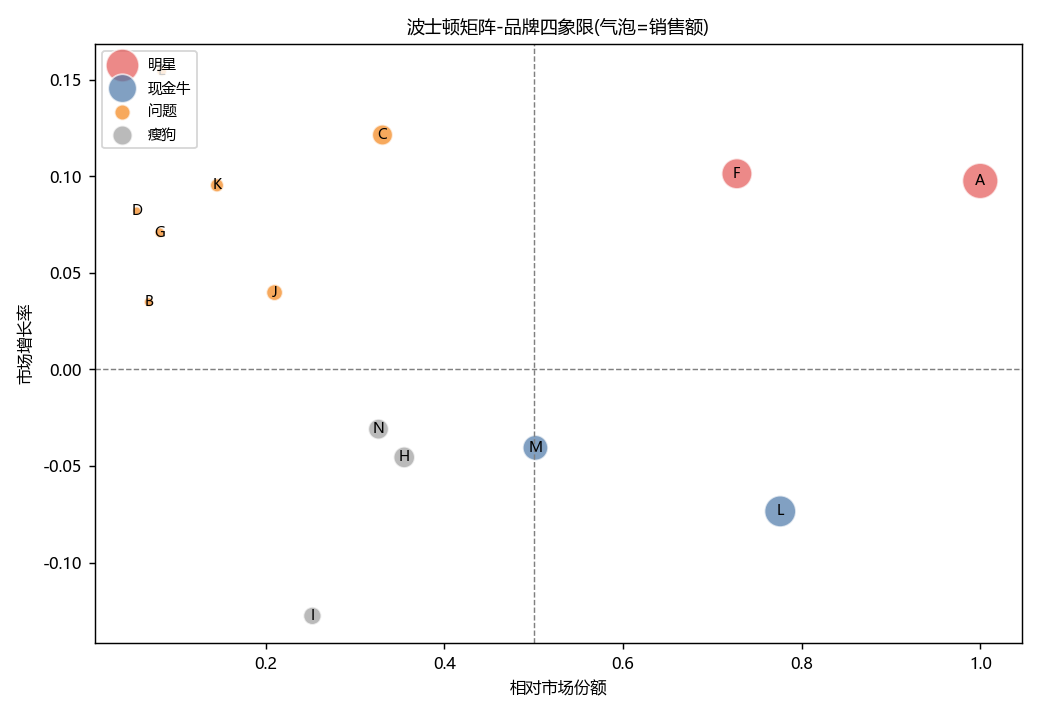

Source code (Python):
"""第2章 波士顿矩阵 -> Python
原素材: 1-1波士顿矩阵-参考.xlsx (销售表9284行, 14品牌, 2021-07~08)
内涵: 波士顿矩阵以"相对市场份额"(横轴)和"市场增长率"(纵轴)把品牌分入四象限:
      明星(高份额高增长)/现金牛(高份额低增长)/问题(低份额高增长)/瘦狗(低份额低增长),
      指导品牌资源配置。用7月vs8月销售额算增长率, 份额=品牌销售额/总销售额。
"""
from pathlib import Path
import pandas as pd
import numpy as np
import matplotlib.pyplot as plt

plt.rcParams['font.sans-serif'] = ['Microsoft YaHei']
plt.rcParams['axes.unicode_minus'] = False
plt.rcParams['font.size'] = 9

ROOT = Path(__file__).resolve().parent.parent
F = ROOT / "CDA 教材资料2025" / "1《CDA 一级认证教材：商业数据分析》" / "第2章 数据分析方法" / "1、分析的基础范式" / "data-有答案" / "1-1波士顿矩阵-参考.xlsx"
df = pd.read_excel(F, sheet_name="销售表")
df["销售日期"] = pd.to_datetime(df["销售日期"])
df["月"] = df["销售日期"].dt.month

g7 = df[df["月"] == 7].groupby("品牌")["订单金额"].sum()
g8 = df[df["月"] == 8].groupby("品牌")["订单金额"].sum()
total = g7.add(g8, fill_value=0)
share = total / total.sum()
rel_share = share / share.max()
growth = (g8 / g7 - 1).replace([np.inf, -np.inf], np.nan).fillna(0)

res = pd.DataFrame({"销售额": total, "相对份额": rel_share, "增长率": growth})
def quad(r):
    return ("明星" if r["相对份额"] >= 0.5 and r["增长率"] >= 0 else
            "现金牛" if r["相对份额"] >= 0.5 and r["增长率"] < 0 else
            "问题" if r["相对份额"] < 0.5 and r["增长率"] >= 0 else "瘦狗")
res["象限"] = res.apply(quad, axis=1)
print("== 波士顿矩阵品牌分类 ==")
print(res.sort_values("销售额", ascending=False).to_string())
print("\n各象限品牌数:\n", res["象限"].value_counts().to_string())

color = {"明星": "#E45756", "现金牛": "#4C78A8", "问题": "#F58518", "瘦狗": "#9D9D9D"}
fig, ax = plt.subplots(figsize=(8, 5.5))
for q, c in color.items():
    sub = res[res["象限"] == q]
    ax.scatter(sub["相对份额"], sub["增长率"], s=sub["销售额"] / 300, color=c, alpha=0.7, label=q, edgecolor="white")
for b, r in res.iterrows():
    ax.annotate(b, (r["相对份额"], r["增长率"]), fontsize=8, ha="center", va="center")
ax.axhline(0, color="gray", lw=0.8, ls="--")
ax.axvline(0.5, color="gray", lw=0.8, ls="--")
ax.set_xlabel("相对市场份额"); ax.set_ylabel("市场增长率")
ax.set_title("波士顿矩阵-品牌四象限(气泡=销售额)", fontsize=10)
ax.legend(fontsize=8, loc="upper left")
plt.tight_layout()
out = Path(__file__).resolve().parent / "第02章_波士顿矩阵.png"
plt.savefig(out, dpi=130)
print(f"\n图已保存: {out.name}")
